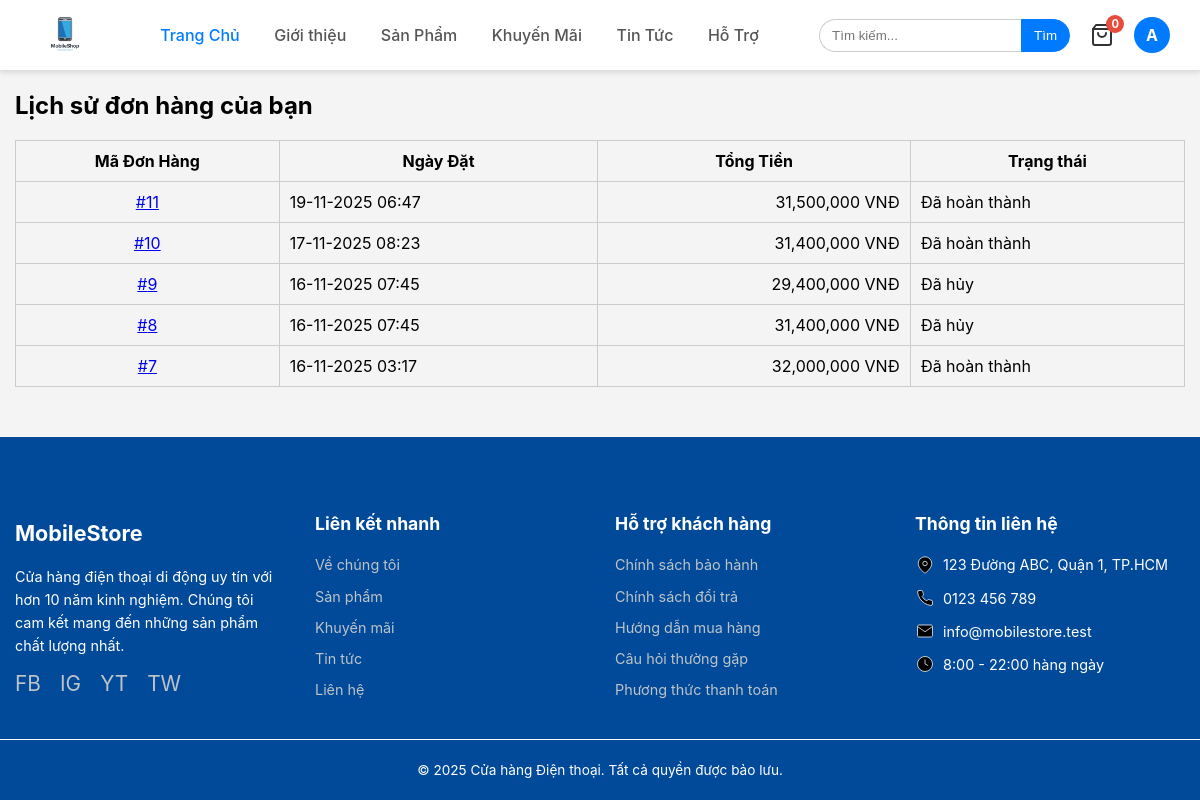
/public/user/orders (signed in), run on the app's committed database.
### tables this page shows
CREATE TABLE `orders` (
  `id` int(11) NOT NULL,
  `user_id` int(11) NOT NULL,
  `full_name` varchar(100) NOT NULL,
  `email` varchar(100) NOT NULL,
  `phone` varchar(20) NOT NULL,
  `address` text NOT NULL,
  `total_amount` decimal(10,0) NOT NULL,
  `voucher_code` varchar(50) DEFAULT NULL,
  `voucher_discount` decimal(10,0) DEFAULT 0,
  `payment_method` varchar(50) DEFAULT NULL,
  `shipping_method` varchar(50) DEFAULT NULL,
  `status` tinyint(1) DEFAULT 0,
  `order_date` timestamp NOT NULL DEFAULT current_timestamp()
);

### app/Controllers/UserController.php (called while the page is built, shortened)
<?php
class UserController extends Controller
{
    private $orderModel;
    public function __construct()
    {
        $this->orderModel = $this->model('OrderModel');
    }
    public function orders()
    {
        $orders = $this->orderModel->getOrdersByUserId($_SESSION['user_id']);
        $data = [
            'title' => 'Lịch sử đơn hàng của bạn',
            'orders' => $orders
        ];
        $this->view('user_orders', $data);
    }
}

### app/core/App.php (called while the page is built, shortened)
<?php
class App
{
    protected $method = 'index';
    public function __construct()
    {
        $url = $this->parseUrl();
        if (isset($url[0]) && file_exists('../app/Controllers/' . ucfirst($url[0]) . 'Controller.php')) {
            unset($url[0]);
        }
        $this->controller = new $this->controller;
        if (isset($url[1])) {
            if (method_exists($this->controller, $url[1])) {
                $this->method = $url[1];
                unset($url[1]);
            }
        }
        $this->params = $url ? array_values($url) : [];
        call_user_func_array([$this->controller, $this->method], $this->params);
    }
    public function parseUrl()
    {
        if (isset($_GET['url'])) {
            $url = rtrim($_GET['url'], '/');
            $url = filter_var($url, FILTER_SANITIZE_URL);
            $url = explode('/', $url);
            return $url;
        }
        return [];
    }
}

### public/index.php (called while the page is built, shortened)
<?php
$app = new App();

### app/core/Database.php (called while the page is built, shortened)
<?php
class Database
{
    private $host = DB_HOST;
    private $user = DB_USER;
    private $pass = DB_PASS;
    private $dbname = DB_NAME;
    public $dbh;
    private $stmt;
    public function __construct()
    {
        $dsn = 'mysql:host=' . $this->host . ';dbname=' . $this->dbname;
        $options = [
            PDO::ATTR_PERSISTENT => true,
            PDO::ATTR_ERRMODE => PDO::ERRMODE_EXCEPTION,
            PDO::ATTR_DEFAULT_FETCH_MODE => PDO::FETCH_ASSOC,
            PDO::MYSQL_ATTR_INIT_COMMAND => 'SET NAMES utf8'
        ];
        try {
            $this->dbh = new PDO($dsn, $this->user, $this->pass, $options);
        } catch (PDOException $e) {
            $this->error = $e->getMessage();
            echo $this->error;
        }
    }
    public function query($sql)
    {
        $this->stmt = $this->dbh->prepare($sql);
    }
    public function bind($param, $value, $type = null)
    {
        if (is_null($type)) {
            switch (true) {
                case is_int($value):
                    $type = PDO::PARAM_INT;
                    break;
            }
        }
        $this->stmt->bindValue($param, $value, $type);
    }
    public function execute()
    {
        return $this->stmt->execute();
    }
    public function resultSet()
    {
        $this->execute();
        return $this->stmt->fetchAll();
    }
}

### app/Models/OrderModel.php (called while the page is built, shortened)
<?php
class OrderModel
{
    private $db;
    public function __construct()
    {
        $this->db = new Database;
    }
    public function getOrdersByUserId($user_id)
    {
        $this->db->query('SELECT * FROM orders WHERE user_id = :user_id ORDER BY order_date DESC');
        $this->db->bind(':user_id', $user_id);
        return $this->db->resultSet();
    }
}

### app/Views/user_orders.php (the view, shortened to what this page needs)
<h2><?php echo $data['title']; ?></h2>
<?php if (empty($data['orders'])) : ?>
    <p>Bạn chưa có đơn hàng nào.</p>
<?php else : ?>
    <table style="width: 100%; border-collapse: collapse;">
        <thead>
            <tr style="background: #f4f4f4;">
                <th style="padding: 10px; border: 1px solid #ccc;">Mã Đơn Hàng</th>
                <th style="padding: 10px; border: 1px solid #ccc;">Ngày Đặt</th>
                <th style="padding: 10px; border: 1px solid #ccc;">Tổng Tiền</th>
                <th style="padding: 10px; border: 1px solid #ccc;">Trạng thái</th>
            </tr>
        </thead>
        <tbody>
            <?php foreach ($data['orders'] as $order) : ?>
                <tr>
                    <td style="padding: 10px; border: 1px solid #ccc; text-align: center;">
                        <a href="http://localhost/ban-dien-thoai-mvc/public/user/orderdetail/<?php echo $order['id']; ?>">
                            #<?php echo $order['id']; ?>
                        </a>
                    </td>
                    <td style="padding: 10px; border: 1px solid #ccc;">
                        <?php echo date('d-m-Y H:i', strtotime($order['order_date'])); ?>
                    </td>
                    <td style="padding: 10px; border: 1px solid #ccc; text-align: right;">
                        <?php echo number_format($order['total_amount']); ?> VNĐ
                    </td>
                    <td style="padding: 10px; border: 1px solid #ccc;">
                        <?php
                        switch ($order['status']) {
                            case 3:
                                echo 'Đã hoàn thành';
                                break;
                            case 4:
                                echo 'Đã hủy';
                                break;
                        }
                        ?>
                    </td>
                </tr>
            <?php endforeach; ?>
        </tbody>
    </table>
<?php endif; ?>

### public/css/style.css (style rules this page uses)
:root { --primary-color: #007bff; --dark-color: #333; --light-color: #f4f4f4; --border-color: #ddd; --white-color: #fff; --shadow: 0 2px 5px rgba(0, 0, 0, 0.1); }
body { font-family: -apple-system, BlinkMacSystemFont, "Segoe UI", Roboto, "Helvetica Neue", Arial, sans-serif; margin: 0; padding: 0; background-color: var(--light-color); }

### data on the page
orders: id "11", order_date "19-11-2025 06:47", total_amount "31,500,000", status "Đã hoàn thành"
orders: id "10", order_date "17-11-2025 08:23", total_amount "31,400,000", status "Đã hoàn thành"
orders: id "9", order_date "16-11-2025 07:45", total_amount "29,400,000", status "Đã hủy"
orders: id "8", order_date "16-11-2025 07:45", total_amount "31,400,000", status "Đã hủy"
orders: id "7", order_date "16-11-2025 03:17", total_amount "32,000,000", status "Đã hoàn thành"

### other printed values
$cart_total_quantity "0"
substr($_SESSION['user_name'], 0, 1) "A"
$data['title'] "Lịch sử đơn hàng của bạn"
SITENAME "Cửa hàng Điện thoại"
